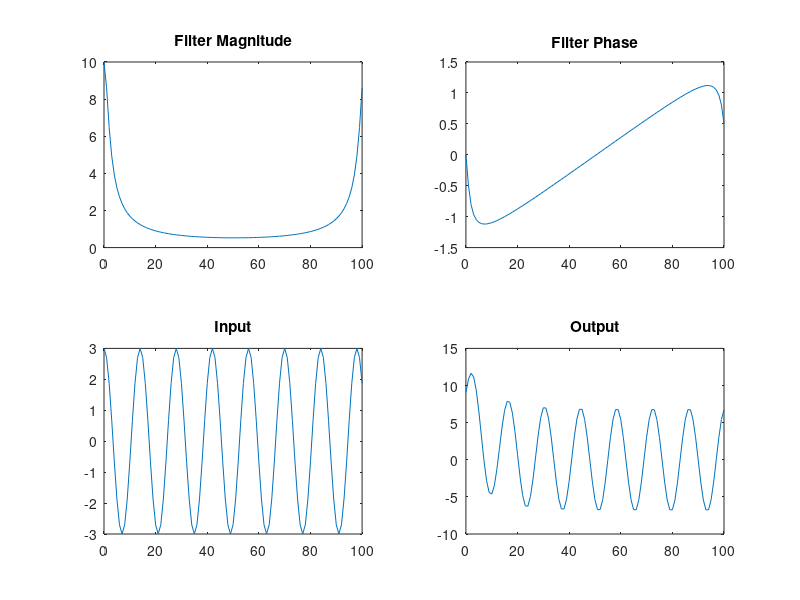

This figure's MATLAB source:
clc; clear all; close all;

n = 0:1:100;
z = ones(1,101);
h = .9.^n .* ones(1,101); %filter
x = 3*cos(2*pi.*n/14); %input

H = fft(h,101);
X = fft(x,101);

Y = X.*H;
y = ifft(Y);

subplot(2,2,1);
plot(n,abs(H));
title('Filter Magnitude');

subplot(2,2,2);
plot(n, angle(H));
title('Filter Phase');

subplot (2,2,3);
plot(n, x);
title('Input');

subplot(2,2,4);
plot(n,y);
title('Output');
